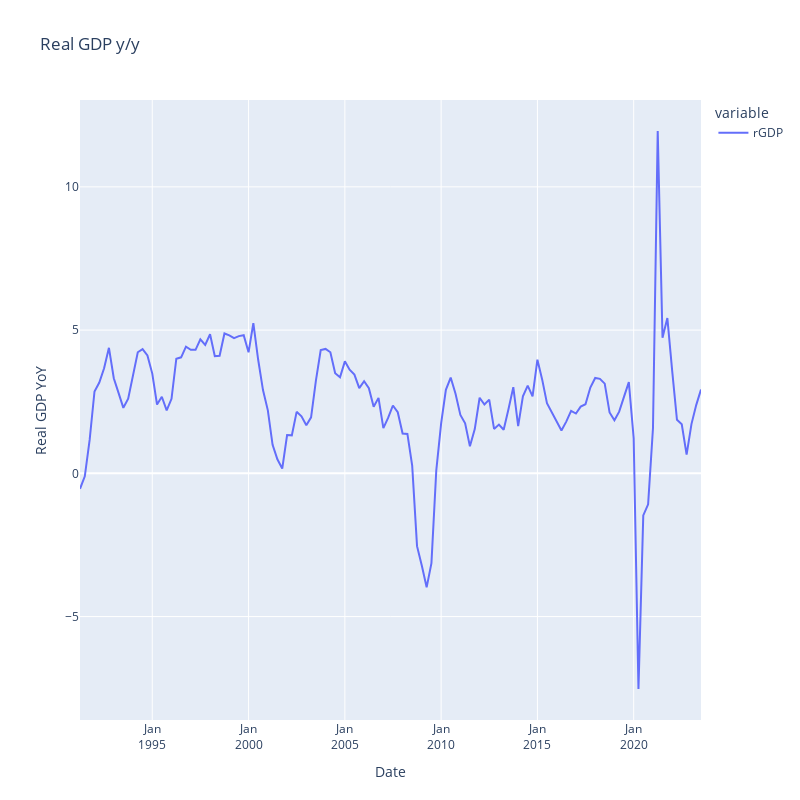

Notebook source saved alongside this figure:
### Code cell
fig = px.line(gip.dropna().reset_index()[['DATE','rGDP']], x="DATE", y=["rGDP"],
              hover_data={"DATE": "|%B %d, %Y"},
              title='Real GDP y/y')
fig.update_xaxes(
    dtick="M1",
    tickmode= 'auto',
    tickformat= '%b\n%Y')

fig.update_layout(
    autosize=False,
    width=800,
    height=800,
    xaxis_title="Date", 
    yaxis_title="Real GDP YoY")

### Figure 1 — Plotly figure (JSON) as saved in the notebook; plotly's stock layout.template omitted (floating-point values rounded to 4 significant figures; data arrays with more than 128 entries replaced by an {"elided": "..."} marker saying what was removed)
{"data": [{"hovertemplate": "variable=rGDP<br>DATE=%{x|%B %d, %Y}<br>value=%{y}<extra></extra>", "legendgroup": "rGDP", "line": {"color": "#636efa", "dash": "solid"}, "marker": {"symbol": "circle"}, "mode": "lines", "name": "rGDP", "orientation": "v", "showlegend": true, "type": "scatter", "x": {"elided": "130 str values"}, "xaxis": "x", "y": {"elided": "130 float values"}, "yaxis": "y"}], "layout": {"autosize": false, "height": 800, "legend": {"title": {"text": "variable"}, "tracegroupgap": 0}, "title": {"text": "Real GDP y/y"}, "width": 800, "xaxis": {"anchor": "y", "domain": [0, 1], "dtick": "M1", "tickformat": "%b\n%Y", "tickmode": "auto", "title": {"text": "Date"}}, "yaxis": {"anchor": "x", "domain": [0, 1], "title": {"text": "Real GDP YoY"}}}}
